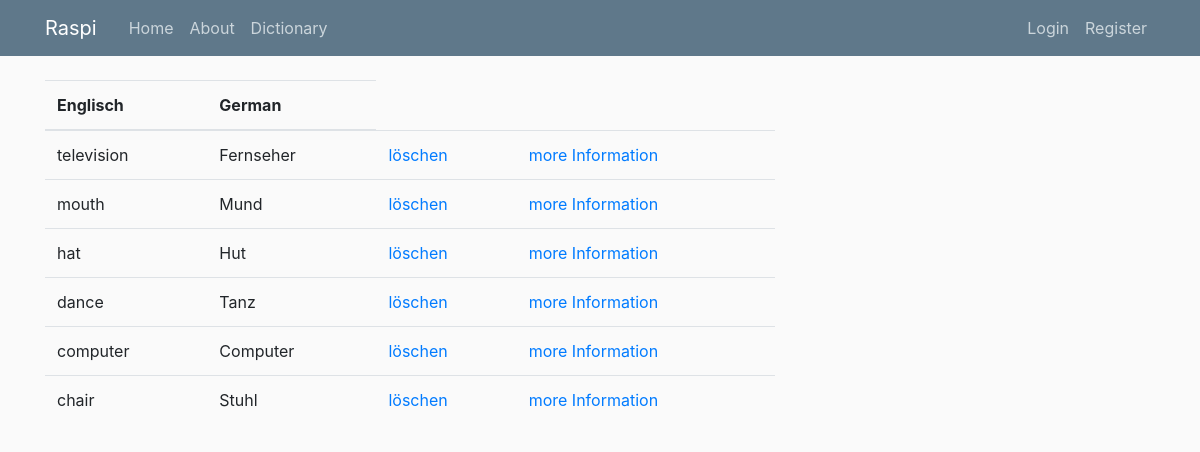
Before: /allwords with the older database file.
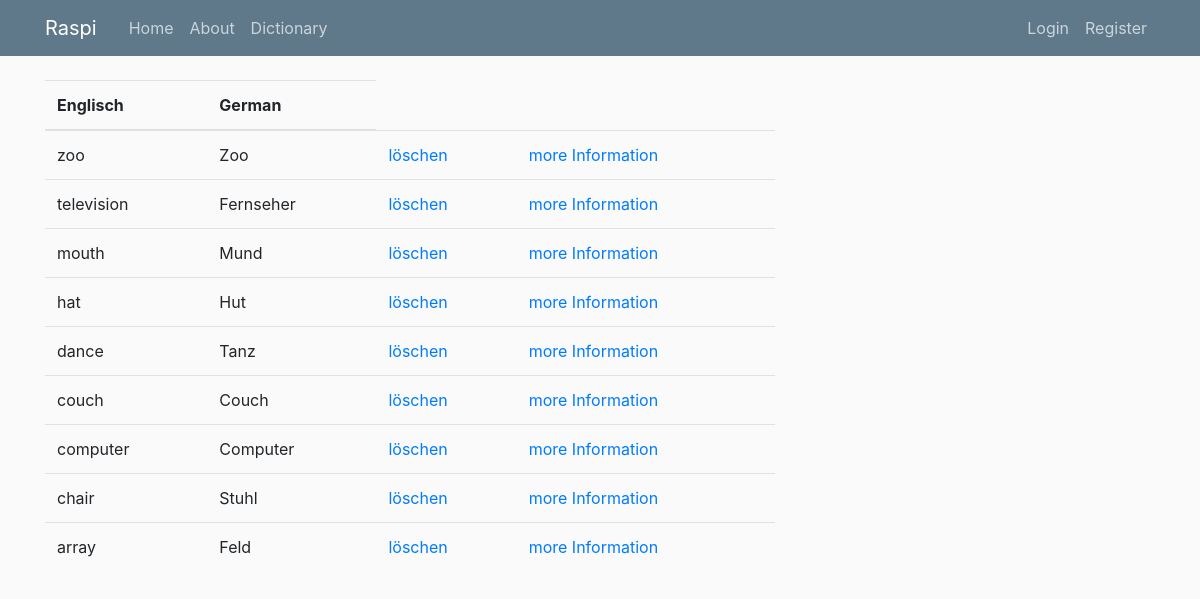
After: the same page with the newer database file.
### app/models.py (models this page shows, shortened)
class Dictionary(db.Model):
    id = db.Column(db.Integer, primary_key=True)
    engl = db.Column(db.String(120), unique=True, nullable=False)
    german = db.Column(db.String(120), unique=True, nullable=False)

### app/routes.py (the view)
@app.route('/allwords', methods=['GET', 'POST'])
def allwords():
    content = Dictionary.query.order_by(Dictionary.engl.desc())  # desc
    return render_template('allwords.html', content=content)

### app/templates/allwords.html
{% extends "base_layout.html" %}
{% import "bootstrap/wtf.html" as wtf%}
{% block content %}
<table class="table">
    <thead>
    <tr>
        <th scope="col">Englisch</th>
        <th scope="col">German</th>
    </tr>
    </thead>
    <tbody>
    {% for word in content %}
    <tr>
        <td>{{word.engl}}</td>
        <td>{{word.german}}</td>
        <td><a href="{{url_for('delete_word', word=word.engl)}}">löschen</a></td>
        <td> <a href="{{ 'https://dict.leo.org/englisch-deutsch/' + word.engl }}">more Information</a></td>
    </tr>
    {% endfor %}
    </tbody>
</table>
{% endblock %}

### app/templates/base_layout.html (shortened to what this page needs)
<!DOCTYPE html>
<html lang="en">
<head>
    <link rel="stylesheet" href="https://stackpath.bootstrapcdn.com/bootstrap/4.5.2/css/bootstrap.min.css"
>
    <link rel="stylesheet" type="text/css" href="{{ url_for('static', filename='main.css') }}">
</head>
<body>
<header class="site-header">
    <nav class="navbar navbar-expand-md navbar-dark bg-steel fixed-top">
        <div class="container">
            <a class="navbar-brand mr-4" href="/">Raspi</a>
            <div class="collapse navbar-collapse" id="navbarToggle">
                <div class="navbar-nav mr-auto">
                    <a class="nav-item nav-link" href="{{ url_for('index') }}">Home</a>
                    <a class="nav-item nav-link" href="{{ url_for('about') }}">About</a>
                    <a class="nav-item nav-link" href="{{ url_for('dictionary') }}">Dictionary</a>
                </div>
                <div class="navbar-nav">
                    {% if current_user.is_authenticated %}
                        <a class="nav-item nav-link" href="{{ url_for('logout') }}">Logout</a>
                    {% else %}
                        <a class="nav-item nav-link" href="{{ url_for('login') }}">Login</a>
                        <a class="nav-item nav-link" href="{{ url_for('register') }}">Register</a>
                    {% endif %}
                </div>
            </div>
        </div>
    </nav>
</header>
<main role="main" class="container">
    <div class="row">
        <div class="col-md-8">
            {% block content %}{% endblock %}
        </div>
    </div>
</main>
</body>
</html>

### app/static/main.css (style rules this page uses)
body { background: #fafafa; color: #333333; margin-top: 5rem; }
.bg-steel { background-color: #5f788a; }
.site-header .navbar-nav .nav-link { color: #cbd5db; }

Changed rows visible on the page:
added Dictionary: engl "zoo", german "Zoo"
added Dictionary: engl "couch", german "Couch"
added Dictionary: engl "array", german "Feld"
